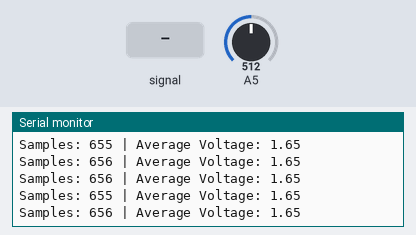
A sketch run on a simulated Arduino Zero (SAMD21). Shown: the last lines printed to the serial monitor. The inputs (shaded band) are chosen by the test bench; at power-on: A5 = 512 (analog values on the 0–1023 scale).

Above: at 1.2 s.
1.3 s: A5 fed a 2 Hz sine of ±306 counts around its level
At 1.41 s:
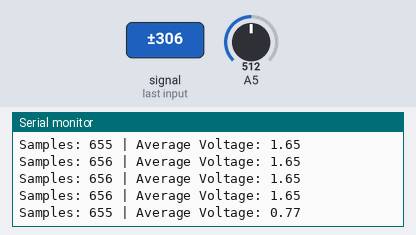
2.8 s: A5 set to 716
At 2.81 s:
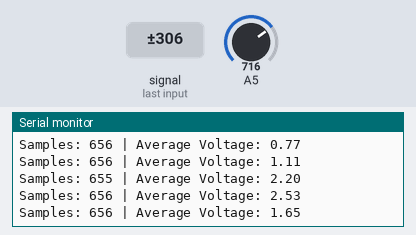
4.3 s: A5 set to 900
At 4.31 s:
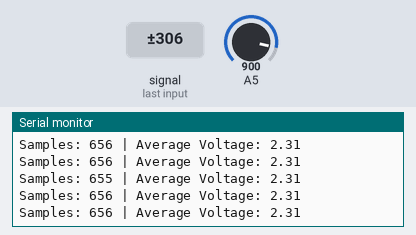
Timing chart, 0 to 7.3 s (numbered marks = the images above; inputs shaded):
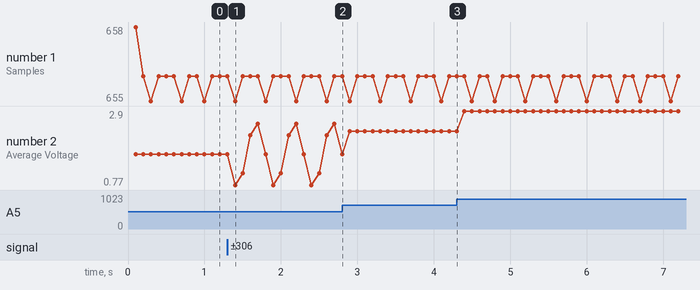

Measured:
- after the input at 1.3 s, the serial monitor: prints a new line after 0.10 s (image 1)
- plotted number 2: 1.65 → 2.53 after the input at 1.3 s, 2.53 → 2.31 after the input at 2.8 s, 2.31 → 2.9 after the input at 4.3 s

The sketch:

Flex_sensor_test_over100ms.ino
```cpp
/**
 * Flex sensor test - Averaged over 100ms
 */

#define FLEX_PIN 5

void setup() {
  Serial.begin(115200);
  analogReadResolution(12);
}

void loop() {
  unsigned long startTime = millis();
  unsigned long sum = 0;
  unsigned long count = 0;

  // Collect samples for 100 milliseconds
  while (millis() - startTime < 100) {
    sum += analogRead(FLEX_PIN);
    count++;
  }

  // Calculate the average raw value
  float averageRaw = (float)sum / count;

  // Convert to voltage
  // Formula: (Average / Max Resolution) * Reference Voltage
  float voltage = (averageRaw / 4095.0) * 3.3;

  Serial.print("Samples: ");
  Serial.print(count);
  Serial.print(" | Average Voltage: ");
  Serial.println(voltage);
}
```
